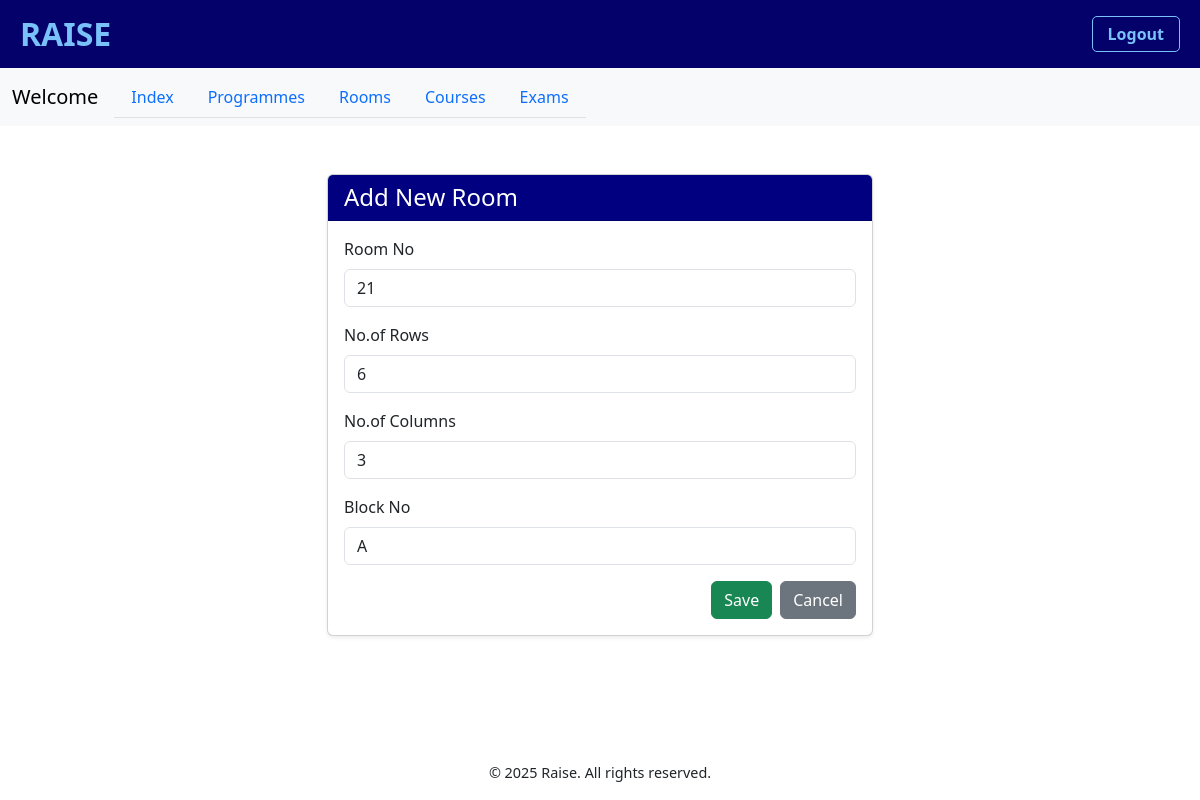
The app's page /edit-room/3/ with its own data.
### exam/models.py (models this page shows, shortened)
class Room(models.Model):
    room_id = models.AutoField(primary_key=True)
    room_no = models.CharField(max_length=50)
    no_of_rows = models.IntegerField()
    no_of_columns = models.IntegerField()
    block_no = models.CharField(max_length=50)

### exam/views.py (the view)
# urls.py: path('edit-room/<int:pk>/', views.edit_room, name='edit_room'),
def edit_room(request, pk):
    room = get_object_or_404(Room, pk=pk)
    if request.method == 'POST':
        form = RoomForm(request.POST, instance=room)
        if form.is_valid():
            form.save()
            return redirect('room_list')
    else:
        form = RoomForm(instance=room)
    return render(request, 'add_room.html', {'form': form})

### exam/forms.py
class RoomForm(forms.ModelForm):
    class Meta:
        model = Room
        fields = ['room_no', 'no_of_rows', 'no_of_columns', 'block_no']
        widgets = {
            'room_no': forms.TextInput(attrs={'class': 'form-control', 'placeholder': 'Enter Room Number'}),
            'no_of_rows': forms.NumberInput(attrs={'class': 'form-control', 'placeholder': 'Enter Number of Rows'}),
            'no_of_columns': forms.NumberInput(attrs={'class': 'form-control', 'placeholder': 'Enter Number of Columns'}),
            'block_no': forms.TextInput(attrs={'class': 'form-control', 'placeholder': 'Enter Block Number'}),
        }
        labels = {
            'room_no': 'Room Number',
            'no_of_rows': 'Number of Rows',
            'no_of_columns': 'Number of Columns',
            'block_no': 'Block Number',
        }

### templates/add_room.html (shortened to what this page needs)
{% extends 'base.html' %}
{% block content %}
<!DOCTYPE html>
<html lang="en">
<head>
    <link rel="stylesheet" href="https://cdn.jsdelivr.net/npm/bootstrap@5.3.0-alpha3/dist/css/bootstrap.min.css">
</head>
<body>
<div class="container mt-5">
    <div class="row">
        <div class="col-lg-6 mx-auto">
            <div class="card shadow-sm">
                <div class="card-header bg-navy text-white">
                    <h4 class="mb-0">Add New Room</h4>
                </div>
                <div class="card-body">
                    <form method="post">
                        <div class="mb-3">
                            <label for="id_room_no" class="form-label">Room No</label>
                            {{ form.room_no }}
                        </div>
                        <div class="mb-3">
                            <label for="id_no_of_rows" class="form-label">No.of Rows</label>
                            {{ form.no_of_rows }}
                        </div>
                        <div class="mb-3">
                            <label for="id_no_of_columns" class="form-label">No.of Columns</label>
                            {{ form.no_of_columns }}
                        </div>
                        <div class="mb-3">
                            <label for="id_block_no" class="form-label">Block No</label>
                            {{ form.block_no }}
                        </div>
                        <div class="d-flex justify-content-end gap-2">
                            <button type="submit" class="btn btn-success">Save</button>
                            <a href="{% url 'room_list' %}" class="btn btn-secondary">Cancel</a>
                        </div>
                    </form>
                </div>
            </div>
        </div>
    </div>
</div>
</body>
</html>
{% endblock %}

### templates/add_room.html (style rules this page uses)
.bg-navy { background-color: #000080; }

### records on screen
Room: room_no "21", no_of_rows "6", no_of_columns "3", block_no "A"
